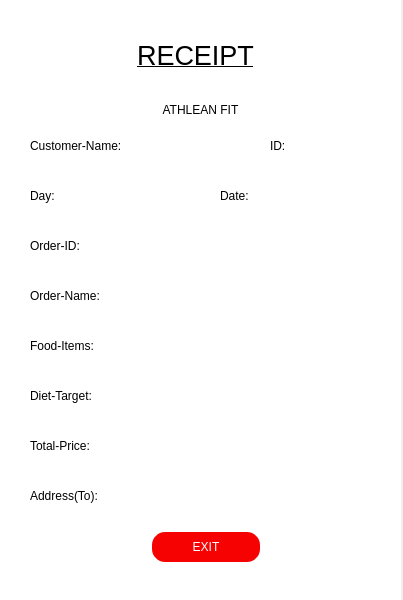
<?xml version="1.0" encoding="UTF-8"?>
<ui version="4.0">
 <class>receipt_window</class>
 <widget class="QMainWindow" name="receipt_window">
  <property name="geometry">
   <rect>
    <x>0</x>
    <y>0</y>
    <width>403</width>
    <height>600</height>
   </rect>
  </property>
  <property name="windowTitle">
   <string>MainWindow</string>
  </property>
  <widget class="QWidget" name="centralwidget">
   <widget class="QLabel" name="background">
    <property name="geometry">
     <rect>
      <x>0</x>
      <y>0</y>
      <width>401</width>
      <height>601</height>
     </rect>
    </property>
    <property name="styleSheet">
     <string notr="true">QLabel
{
	background-color: white;
}</string>
    </property>
    <property name="text">
     <string/>
    </property>
   </widget>
   <widget class="QLabel" name="receipt">
    <property name="geometry">
     <rect>
      <x>70</x>
      <y>30</y>
      <width>251</width>
      <height>51</height>
     </rect>
    </property>
    <property name="font">
     <font>
      <pointsize>20</pointsize>
      <underline>true</underline>
     </font>
    </property>
    <property name="text">
     <string>RECEIPT</string>
    </property>
    <property name="alignment">
     <set>Qt::AlignCenter</set>
    </property>
   </widget>
   <widget class="QLabel" name="title">
    <property name="geometry">
     <rect>
      <x>50</x>
      <y>100</y>
      <width>301</width>
      <height>20</height>
     </rect>
    </property>
    <property name="text">
     <string>ATHLEAN FIT</string>
    </property>
    <property name="alignment">
     <set>Qt::AlignCenter</set>
    </property>
   </widget>
   <widget class="QLabel" name="day">
    <property name="geometry">
     <rect>
      <x>30</x>
      <y>180</y>
      <width>68</width>
      <height>31</height>
     </rect>
    </property>
    <property name="text">
     <string>Day:</string>
    </property>
   </widget>
   <widget class="QLabel" name="order_id">
    <property name="geometry">
     <rect>
      <x>30</x>
      <y>230</y>
      <width>71</width>
      <height>31</height>
     </rect>
    </property>
    <property name="text">
     <string>Order-ID:</string>
    </property>
   </widget>
   <widget class="QLabel" name="date">
    <property name="geometry">
     <rect>
      <x>220</x>
      <y>180</y>
      <width>68</width>
      <height>31</height>
     </rect>
    </property>
    <property name="text">
     <string>Date:</string>
    </property>
   </widget>
   <widget class="QLabel" name="order_name">
    <property name="geometry">
     <rect>
      <x>30</x>
      <y>280</y>
      <width>101</width>
      <height>31</height>
     </rect>
    </property>
    <property name="text">
     <string>Order-Name:</string>
    </property>
   </widget>
   <widget class="QLabel" name="food_items">
    <property name="geometry">
     <rect>
      <x>30</x>
      <y>330</y>
      <width>101</width>
      <height>31</height>
     </rect>
    </property>
    <property name="text">
     <string>Food-Items:</string>
    </property>
   </widget>
   <widget class="QLabel" name="diet_target">
    <property name="geometry">
     <rect>
      <x>30</x>
      <y>380</y>
      <width>91</width>
      <height>31</height>
     </rect>
    </property>
    <property name="text">
     <string>Diet-Target:</string>
    </property>
   </widget>
   <widget class="QLabel" name="total">
    <property name="geometry">
     <rect>
      <x>30</x>
      <y>430</y>
      <width>91</width>
      <height>31</height>
     </rect>
    </property>
    <property name="text">
     <string>Total-Price:</string>
    </property>
   </widget>
   <widget class="QLabel" name="address">
    <property name="geometry">
     <rect>
      <x>30</x>
      <y>480</y>
      <width>101</width>
      <height>31</height>
     </rect>
    </property>
    <property name="text">
     <string>Address(To):</string>
    </property>
   </widget>
   <widget class="QLabel" name="name">
    <property name="geometry">
     <rect>
      <x>30</x>
      <y>130</y>
      <width>131</width>
      <height>31</height>
     </rect>
    </property>
    <property name="text">
     <string>Customer-Name:</string>
    </property>
   </widget>
   <widget class="QLabel" name="id">
    <property name="geometry">
     <rect>
      <x>270</x>
      <y>130</y>
      <width>31</width>
      <height>31</height>
     </rect>
    </property>
    <property name="text">
     <string>ID:</string>
    </property>
   </widget>
   <widget class="QLabel" name="name_blank">
    <property name="geometry">
     <rect>
      <x>160</x>
      <y>130</y>
      <width>101</width>
      <height>31</height>
     </rect>
    </property>
    <property name="text">
     <string/>
    </property>
   </widget>
   <widget class="QLabel" name="day_blank">
    <property name="geometry">
     <rect>
      <x>70</x>
      <y>180</y>
      <width>101</width>
      <height>31</height>
     </rect>
    </property>
    <property name="text">
     <string/>
    </property>
   </widget>
   <widget class="QLabel" name="id_blank">
    <property name="geometry">
     <rect>
      <x>300</x>
      <y>130</y>
      <width>101</width>
      <height>31</height>
     </rect>
    </property>
    <property name="text">
     <string/>
    </property>
   </widget>
   <widget class="QLabel" name="date_blank">
    <property name="geometry">
     <rect>
      <x>270</x>
      <y>180</y>
      <width>111</width>
      <height>31</height>
     </rect>
    </property>
    <property name="text">
     <string/>
    </property>
   </widget>
   <widget class="QLabel" name="order_id_blank">
    <property name="geometry">
     <rect>
      <x>110</x>
      <y>230</y>
      <width>161</width>
      <height>31</height>
     </rect>
    </property>
    <property name="text">
     <string/>
    </property>
   </widget>
   <widget class="QLabel" name="order_name_blank">
    <property name="geometry">
     <rect>
      <x>130</x>
      <y>280</y>
      <width>181</width>
      <height>31</height>
     </rect>
    </property>
    <property name="text">
     <string/>
    </property>
   </widget>
   <widget class="QLabel" name="food_items_blank">
    <property name="geometry">
     <rect>
      <x>130</x>
      <y>330</y>
      <width>251</width>
      <height>31</height>
     </rect>
    </property>
    <property name="text">
     <string/>
    </property>
   </widget>
   <widget class="QLabel" name="diet_target_blank">
    <property name="geometry">
     <rect>
      <x>130</x>
      <y>380</y>
      <width>241</width>
      <height>31</height>
     </rect>
    </property>
    <property name="text">
     <string/>
    </property>
   </widget>
   <widget class="QLabel" name="total_blank">
    <property name="geometry">
     <rect>
      <x>120</x>
      <y>430</y>
      <width>251</width>
      <height>31</height>
     </rect>
    </property>
    <property name="text">
     <string/>
    </property>
   </widget>
   <widget class="QLabel" name="address_blank">
    <property name="geometry">
     <rect>
      <x>130</x>
      <y>480</y>
      <width>241</width>
      <height>31</height>
     </rect>
    </property>
    <property name="text">
     <string/>
    </property>
   </widget>
   <widget class="QPushButton" name="EXIT">
    <property name="geometry">
     <rect>
      <x>150</x>
      <y>530</y>
      <width>112</width>
      <height>34</height>
     </rect>
    </property>
    <property name="styleSheet">
     <string notr="true">QPushButton {
    border: 2px solid white;
    border-radius: 15px;
    background-color: #f70202;
    min-width: 80px;
	color: white;
}

QPushButton:pressed {
    background-color: qlineargradient(x1: 0, y1: 0, x2: 0, y2: 1,
                                      stop: 0 #dadbde, stop: 1 #f6f7fa);
}

QPushButton:flat {
    border: none; /* no border for a flat push button */
}

QPushButton:default {
    border-color: navy; /* make the default button prominent */
}</string>
    </property>
    <property name="text">
     <string>EXIT</string>
    </property>
   </widget>
  </widget>
 </widget>
 <resources/>
 <connections/>
</ui>
